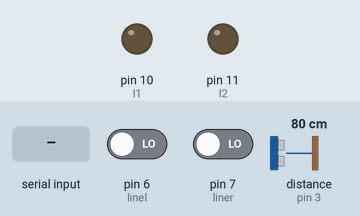
The sketch below on a simulated Arduino Uno, built with avr-gcc and run on an emulated ATmega328P. On the bench: output pins drawn as LEDs (lit = HIGH). Wiring (inferred from the names in the program): ultrasonic range finder: trigger pin 4; echo pin 3. The inputs (shaded band) are chosen by the test bench; at power-on: distance to the obstacle (sensor on pin 3) 80 cm, pin 6 (linel) LOW, pin 7 (liner) LOW. The echo pulse lasts 58.3 µs per cm; pins used as bus, display or sensor lines are not drawn; what the sketch prints to the serial monitor is not drawn.

Above: at 1.2 s.
1.3 s: "D" received over the second serial link
At 2.5 s:
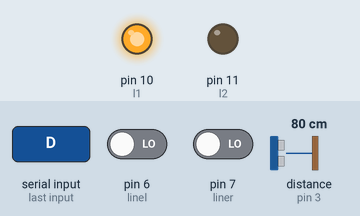
2.8 s: "S" received over the second serial link
At 3.9 s:
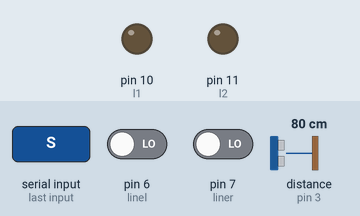
4.3 s: "L" received over the second serial link
At 5.0 s:
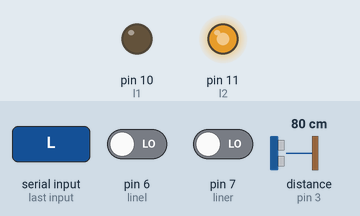
5.8 s: "R" received over the second serial link
At 6.1 s:
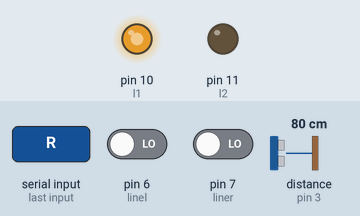
7.3 s: "x" received over the second serial link
At 8.5 s:
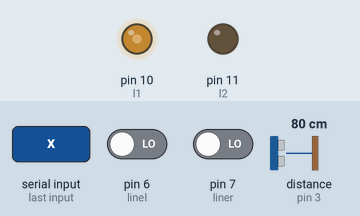
8.8 s: distance to the obstacle (sensor on pin 3) set to 17 cm
10.3 s: distance to the obstacle (sensor on pin 3) set to 14 cm
At 10.7 s:
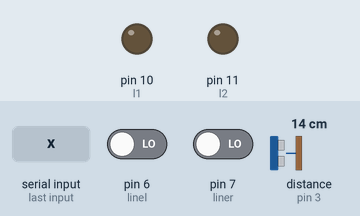
Timing chart, 0 to 12.8 s (numbered marks = the images above; inputs shaded):
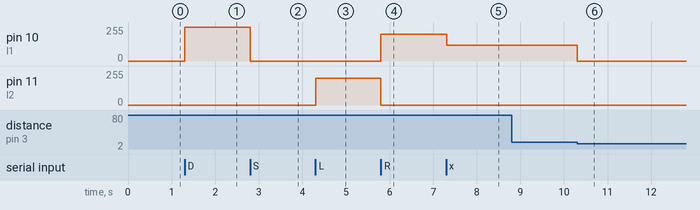

The sketch:

sketch_jun20a.ino
```cpp
// 변수세팅

#include <SoftwareSerial.h>

#define bttx 12
#define btrx 13

int l1 = 10; // 왼쪽바퀴(+)
int l2 = 11; // 왼쪽바퀴(-)
int r1 = 5; // 오른쪽바퀴(+)
int r2 = 9; // 오른쪽바퀴(-)

int liner = 7; // 오른쪽 센서
int linel = 6; // 왼쪽 센서

// 초음파 센서
int trigPin = 4; // 내보냄
int echoPin = 3; // 받아들여서 감지함

SoftwareSerial BtSerial(bttx, btrx);

void setup(){
  Serial.begin(9600); // 시리얼통신 속도 선언
  BtSerial.begin(9600); // 초기화 선언
  pinMode(trigPin, OUTPUT); // 포트에 전기를(무언가를 ex. 에너지) 내보내기만함(모터를 작동하기 위해서)
  pinMode(l1, OUTPUT);
  pinMode(l2, OUTPUT);
  pinMode(r1, OUTPUT);
  pinMode(r2, OUTPUT);

  pinMode(echoPin, INPUT); // 동작하기 위해 특정 값을 받아들임(ex. 앞에 물건이 있으면 물건을 인식함)
  pinMode(liner, INPUT);
  pinMode(linel, INPUT);

  digitalWrite(l1, LOW);
  digitalWrite(l2, LOW);
  digitalWrite(r1, LOW);
  digitalWrite(r2, LOW);
}

long readUltrasonicDistance() { // 초음파 센서 거리 측정
  long timeout = 100 * 1000L / 34 * 2;
  digitalWrite(trigPin, LOW);
  delayMicroseconds(2);
  digitalWrite(trigPin, HIGH);
  delayMicroseconds(10);
  digitalWrite(trigPin, LOW);

  long duration = pulseIn(echoPin, HIGH, timeout);
  long distance = (duration * 0.0343) / 2; // 거리(cm) 계산
  return distance;
}

void loop(){
  char cmd;
  long distance = readUltrasonicDistance();

  if (BtSerial.available()) {
    cmd = BtSerial.read();
    Serial.print(cmd); // 확인용

    if (distance < 15 && distance > 0.1 && cmd != 'S'){
      analogWrite(l1, 0);
      analogWrite(r1, 0);
      analogWrite(l2, 0);
      analogWrite(r2, 0);
      return;
    }
    if (cmd == 'D'){
      analogWrite(l1, 255);
      analogWrite(r1, 255);
      analogWrite(l2, 0);
      analogWrite(r2, 0);

      while (true) {
        long newdistance = readUltrasonicDistance();
        if (newdistance < 15 && newdistance > 0.1){
          analogWrite(l1, 0);
          analogWrite(r1, 0);
          analogWrite(l2, 0);
          analogWrite(r2, 0);
          break;
        }
        if (BtSerial.available() && BtSerial.read() == 'S'){
          analogWrite(l1, 0);
          analogWrite(r1, 0);
          analogWrite(l2, 0);
          analogWrite(r2, 0);
          break;
        }
      }
    }
    else if (cmd == 'L'){
      analogWrite(r1, 200);
      analogWrite(l1, 0);
      analogWrite(r2, 0);
      analogWrite(l2, 200);
    }
    else if (cmd == 'B'){
      analogWrite(l2, 255);
      analogWrite(r2, 255);
      analogWrite(l1, 0);
      analogWrite(r1, 0);
    }
    else if (cmd == 'R'){
      analogWrite(l1, 200);
      analogWrite(l2, 0);
      analogWrite(r1, 0);
      analogWrite(r2, 200);
    }
    else if (cmd == 'S'){
      analogWrite(r1, 0);
      analogWrite(r2, 0);
      analogWrite(l1, 0);
      analogWrite(l2, 0);
    }
    else if (cmd == 'x'){ // 라인모드 ON
      linemode();
    }
  }
}

void linemode() {
  char cmd;
  while (true) {
    cmd = BtSerial.read();
    long newdistance = readUltrasonicDistance();
    if (newdistance < 15 && newdistance > 0.1){
      analogWrite(l1, 0);
      analogWrite(r1, 0);
      analogWrite(l2, 0);
      analogWrite(r2, 0);
      break;
    }


    if (cmd == 'y'){ // 라인모드 OFF
      analogWrite(r1, 0);
      analogWrite(r2, 0);
      analogWrite(l1, 0);
      analogWrite(l2, 0);
      break;
    }
    if (digitalRead(linel) && !digitalRead(liner)){ // 오른쪽
      analogWrite(r1, 100);
      analogWrite(l1, 0);
      analogWrite(r2, 0);
      analogWrite(l2, 0);
    }
    else if (!digitalRead(linel) && digitalRead(liner)){
      analogWrite(l1, 100);
      analogWrite(l2, 0);
      analogWrite(r1, 0);
      analogWrite(r2, 0);
    }
    else if (!digitalRead(linel) && !digitalRead(liner)){ // 왼쪽, 오른쪽 센서에 라인 감지가 안 될 때
      analogWrite(l1, 120);
      analogWrite(r1, 120);
      analogWrite(l2, 0);
      analogWrite(r2, 0);
    }
    else if (digitalRead(linel) && digitalRead(liner)){ // 정지선
      analogWrite(l1, 0);
      analogWrite(r1, 0);
      analogWrite(l2, 0);
      analogWrite(r2, 0);
    }
  }
}
```

Measured:
- the behaviour switches between 16 and 15 cm on distance to the obstacle (sensor on pin 3) (found by bisection; images 5 and 6)
- after the input at 1.3 s, pin 10 (l1): 0/255 → 255/255 at once
- after the input at 2.8 s, pin 10 (l1): 255/255 → 0/255 at once
- after the input at 4.3 s, pin 11 (l2): 0/255 → 200/255 at once
- after the input at 5.8 s, pin 10 (l1): 0/255 → 200/255 at once; pin 11 (l2): 200/255 → 0/255 at once
- after the input at 7.3 s, pin 10 (l1): 200/255 → 120/255 at once
- after the input at 8.8 s, every drawn part: stays the same
- after the input at 10.3 s, pin 10 (l1): 120/255 → 0/255 at once
